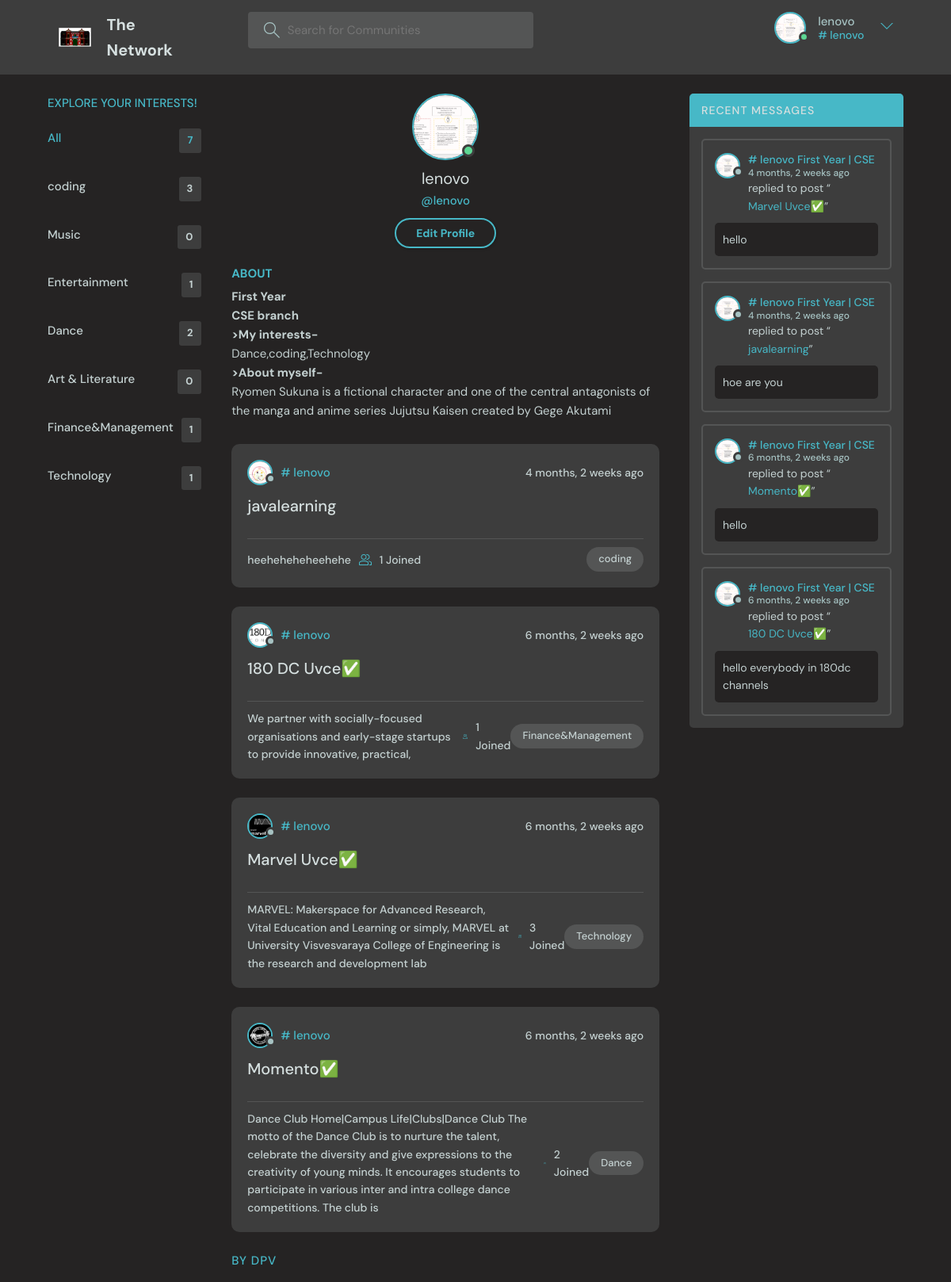
The app's page /userprofile/1/?q=lenovo (signed in) with its own data.
### app1/models.py (models this page shows, shortened)
class User(AbstractUser):
    name=models.CharField(max_length=200,null=True)
    email=models.EmailField(unique=True,null=True)
    bio=models.TextField(null=True)
    year=models.CharField(max_length=200,default="none",choices=[
      ('First','First'),
      ('Second','Second'),
      ('Third','Third'),
      ('Fourth','Fourth'),
   ])
    branch=models.CharField(max_length=200,default="none",choices=[
      ('CSE','CSE'),
      ('ISE','ISE'),
      ('AI-ML','AI-ML'),
      ('ECE','ECE'),
      ('EEE','EEE'),
      ('MECHE','MECH'),
   ])
    interests=models.CharField(max_length=50,null=True,default="none")
    avatar = models.FileField(null=True,default="none")

class Topic(models.Model):
   tname=models.CharField(max_length=200,null=True)

class Room(models.Model):
    host =models.ForeignKey(User,  on_delete=models.SET_NULL, null=True)
    topicname=models.ForeignKey(Topic, on_delete=models.SET_NULL, null=True)
    name=models.CharField(max_length=200)
    description=models.TextField(null=True,blank=True)
    updated=models.DateTimeField(auto_now=True)
    created=models.DateTimeField(auto_now_add=True)
    participants=models.ManyToManyField(
       User,related_name='participants',blank=True)
    Photo=models.FileField(default='None')
    class Meta:
       ordering=['-updated','-created']
    def __str__(self):
        return self.name if self.name else "Unnamed Room"

class Messages(models.Model):
   user=models.ForeignKey(User, on_delete=models.CASCADE)
   room=models.ForeignKey(Room,on_delete=models.CASCADE,related_name="message")
   body= models.TextField()
   updated=models.DateTimeField(auto_now=True)
   created=models.DateTimeField(auto_now_add=True)
   class Meta:
      ordering = ['-updated', '-created']

### app1/views.py (the view)
# urls.py: path('userprofile/<str:pk>/',views.userprofile,name='userprofile'),
@login_required(login_url='login')
def userprofile(request,pk):
    q= request.GET.get('q')
    rooms=Room.objects.filter(
      Q (participants__username=q)
      )
    room_messages=Messages.objects.filter(Q(user__username=q))
    user=User.objects.get(id=pk)
    topics=Topic.objects.all()
    context={'user':user,'rooms':rooms ,'room_messages':room_messages,'topics':topics,}
    return render(request,'profile.html',context)

### app1/templates/profile.html
{% extends 'base.html' %} {% block start %}
<main class="profile-page layout layout--3">
  <div class="container">
    {% include 'browsingtopics.html' %}
    <div class="roomList">
      <div class="profile">
        <div class="profile__avatar">
          <div class="avatar avatar--large active">
            <img src="{{user.avatar.url}}" />
          </div>
        </div>
        <div class="profile__info">
          <h3>{{user.name}}</h3>
          <p>@{{user.username}}</p>
          {% if request.user == user %}
          <a href="{% url 'userupdate' %}" class="btn btn--main btn--pill">Edit Profile</a>
          {% endif %}
        </div>
        <div class="profile__about">
          <h3>About</h3>
         <h5>{{user.year}} Year</h5>
         <h5>{{user.branch}} branch</h5>
         <p>
          <h5>>My interests-</h5>{{user.interests}}
        </p>
          <p>
            <h5>>About myself-</h5>{{user.bio}}
          </p>
        </div>
      </div>
      {% include 'groupsfeed.html' %}
      <div class="roomList__header">
        <div>
          <h2>By DPV</a>
          </h2>
        </div>
      </div>
    </div>
    {% include 'activiyfeed.html' %}
  </div>
</main>
{% endblock %}

### app1/templates/base.html (shortened to what this page needs)
<!DOCTYPE html>
<html lang="en">
  <head>
    {% load static %}
  </head>
  <body class="body">
    {% include 'navbar.html' %}  {% block start %} {% endblock start %}
  </body>
</html>

### app1/templates/navbar.html (shortened to what this page needs)
{% load static %}
<div>
  <header class="header header--loggedIn">
    <div class="container">
      <a href="{% url 'home' %}" class="header__logo">
        <h1>The Network</h1>
      </a>
      <form class="header__search" method="GET" action="{% url 'home' %}">
        <label>
          <input name="q" placeholder="Search for Communities" />
        </label>
      </form>
      <nav class="header__menu">
        {% if request.user.is_authenticated %}
        <div class="header__user">
          <a href="{% url 'userupdate' %}">
            <div class="avatar avatar--medium active">
              <img src="{{request.user.avatar.url}}" />
            </div>
            <p>
              {{request.user.username}} <span># {{request.user.username}}</span>
            </p>
          </a>
          <button class="dropdown-button">
            <svg
              version="1.1"
              xmlns="http://www.w3.org/2000/svg"
              width="32"
              height="32"
              viewBox="0 0 32 32"
            >
              <title>chevron-down</title>
              <path d="M16 21l-13-13h-3l16 16 16-16h-3l-13 13z"></path>
            </svg>
          </button>
        </div>
        {% else %}
        <a href="{% url 'login' %}">
          <img src="{% static 'images/avatar.svg' %}" />
          <p>Login</p>
        </a>
        {% endif %}
      </nav>
    </div>
  </header>
</div>

### app1/templates/browsingtopics.html
<div class="topics">
  <div class="topics__header">
    <h2>Explore your interests!</h2>
  </div>
  <ul class="topics__list">
    <li>
      <a href="{% url 'home' %}" class="active"
        >All <span>{{topics.count}}</span></a
      >
    </li>
    {% for j in topics %}
    <li>
      <a href="{% url 'home' %}?q={{j.tname}}"
        >{{j.tname}}<span>{{j.room_set.all.count}}</span></a
      >
    </li>
    {% endfor %}
  </ul>
</div>

### app1/templates/groupsfeed.html (shortened to what this page needs)
<div>
  {% for i in rooms %}
  <div class="roomListRoom">
    <div class="roomListRoom__header">
      <a
        href="{% url 'userprofile' i.host.id %}?q={{i.host.username}}"
        class="roomListRoom__author"
      >
        <div class="avatar avatar--small">
          <img src="{{i.Photo.url}}" />
        </div>
        <span># {{i.host.username}}</span>
      </a>
      <div class="roomListRoom__actions">
        <span>{{i.created|timesince}} ago</span>
      </div>
    </div>
    <div class="roomListRoom__content">
      <a href="{% url 'room' i.id %}">{{i.name}}</a>
    </div>
    <div class="roomListRoom__meta">
      <a href="{% url 'room' i.id %}" class="roomListRoom__joined">
        <p>{{i.description}}</p>
        {{i.participants.all.count}} Joined
      </a>
      <p class="roomListRoom__topic">{{i.topicname.tname}}</p>
    </div>
  </div>
  {% endfor %}
</div>

### app1/templates/activiyfeed.html
<div class="activities">
  <div class="activities__header">
    <h2>Recent Messages</h2>
  </div>
  {% for f in room_messages %}
  <div class="activities__box">
    <div class="activities__boxHeader roomListRoom__header">
      <a
        href="{% url 'userprofile' f.user.id %}?q={{f.user.username}}"
        class="roomListRoom__author"
      >
        <div class="avatar avatar--small">
          <img src="{{f.user.avatar.url}}" />
        </div>
        <p>
          # {{f.user.username}} {{f.user.year}} Year | {{f.user.branch}}
          <span>{{f.created|timesince}} ago</span>
        </p>
      </a>
    </div>
    <div class="activities__boxContent">
      <p>
        replied to post “<a href="{% url 'room' f.room.id %}">{{f.room}}</a>”
      </p>
      <div class="activities__boxRoomContent">{{f.body}}</div>
    </div>
  </div>
  {% endfor %}
</div>

### records on screen
User: user.avatar (picture), user.username "lenovo", avatar (picture), name "lenovo", username "lenovo", year "First", branch "CSE", interests "Dance,coding,Technology", bio "Ryomen Sukuna is a fictional character and one of the central antagonists of the manga and anime series Jujutsu Kaisen created by Gege Akutami"
Topic: tname "coding", room_set.all.count "3"
Topic: tname "Music", room_set.all.count "0"
Topic: tname "Entertainment", room_set.all.count "1"
Topic: tname "Dance", room_set.all.count "2"
Topic: tname "Art & Literature", room_set.all.count "0"
Topic: tname "Finance&Management", room_set.all.count "1"
Topic: tname "Technology", room_set.all.count "1"
Room: Photo (picture), host.username "lenovo", created "4 months, 2 weeks", name "javalearning", description "heeheheheheehehe", participants.all.count "1", topicname.tname "coding"
Room: Photo (picture), host.username "lenovo", created "6 months, 2 weeks", name "180 DC Uvce✅", description "We partner with socially-focused organisations and early-stage startups to provide innovative, practical,", participants.all.count "1", topicname.tname "Finance&Management"
Room: Photo (picture), host.username "lenovo", created "6 months, 2 weeks", name "Marvel Uvce✅", description "MARVEL: Makerspace for Advanced Research, Vital Education and Learning or simply, MARVEL at University Visvesvaraya College of Engineering is the research and development lab", participants.all.count "3", topicname.tname "Technology"
Room: Photo (picture), host.username "lenovo", created "6 months, 2 weeks", name "Momento✅", description "Dance Club Home|Campus Life|Clubs|Dance Club The motto of the Dance Club is to nurture the talent, celebrate the diversity and give expressions to the creativity of young minds. It encourages students to participate in various inter and intra college dance competitions. The club is", participants.all.count "2", topicname.tname "Dance"
Messages: user.avatar (picture), user.username "lenovo", user.year "First", user.branch "CSE", created "4 months, 2 weeks", room "Marvel Uvce✅", body "hello"
Messages: user.avatar (picture), user.username "lenovo", user.year "First", user.branch "CSE", created "4 months, 2 weeks", room "javalearning", body "hoe are you"
Messages: user.avatar (picture), user.username "lenovo", user.year "First", user.branch "CSE", created "6 months, 2 weeks", room "Momento✅", body "hello"
Messages: user.avatar (picture), user.username "lenovo", user.year "First", user.branch "CSE", created "6 months, 2 weeks", room "180 DC Uvce✅", body "hello everybody in 180dc channels"

### other values on screen
{{ topics.count }} "7"
